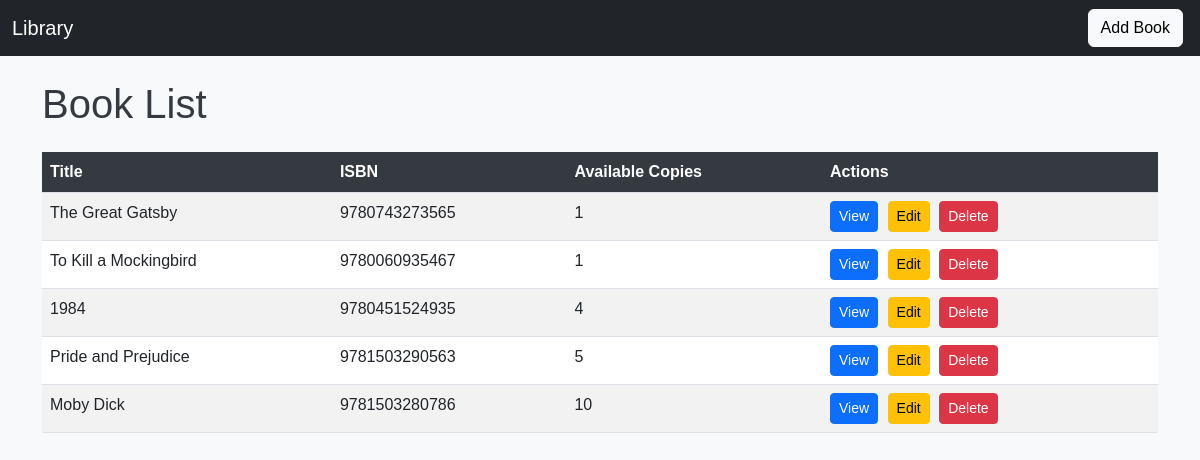
The page / on the database its author committed.
### library/models.py (models this page shows, shortened)
class Book(models.Model):
    title = models.CharField(max_length=200)
    isbn = models.CharField(max_length=13, unique=True)
    published_date = models.DateField()
    available_copies = models.PositiveIntegerField(default=1)

### library/views.py (the view)
# urls.py: path('', BookListView.as_view(), name='book-list'),
class BookListView(ListView):
    model = Book
    template_name = "library/book_list.html"

### library/templates/library/book_list.html (shortened to what this page needs)
{% extends "library/base.html" %}
{% block content %}
<h1 class="mb-4">Book List</h1>
<table class="table table-striped">
    <thead>
        <tr>
            <th>Title</th>
            <th>ISBN</th>
            <th>Available Copies</th>
            <th>Actions</th>
        </tr>
    </thead>
    <tbody>
        {% for book in object_list %}
        <tr>
            <td>{{ book.title }}</td>
            <td>{{ book.isbn }}</td>
            <td>{{ book.available_copies }}</td>
            <td>
                <a class="btn btn-primary btn-sm" href="{{ book.id }}/">View</a>
                <a class="btn btn-warning btn-sm" href="{{ book.id }}/edit/">Edit</a>
                <a class="btn btn-danger btn-sm" href="{{ book.id }}/delete/">Delete</a>
            </td>
        </tr>
        {% endfor %}
    </tbody>
</table>
{% endblock %}

### library/templates/library/base.html (shortened to what this page needs)
{% load static %}
<!DOCTYPE html>
<html lang="en">
<head>
    <link href="https://cdn.jsdelivr.net/npm/bootstrap@5.3.0-alpha1/dist/css/bootstrap.min.css" rel="stylesheet">
    <link rel="stylesheet" href="{% static 'library/style.css' %}">
</head>
<body>
    <nav class="navbar navbar-expand-lg navbar-dark bg-dark">
        <div class="container-fluid">
            <a class="navbar-brand" href="/">Library</a>
            <div>
                <a class="btn btn-light" href="{% url 'book-add' %}">Add Book</a>
            </div>
        </div>
    </nav>
    <div class="container mt-4">
        {% block content %}{% endblock %}
    </div>
</body>
</html>

### library/static/library/style.css (style rules this page uses)
body { font-family: Arial, sans-serif; background-color: #f8f9fa; margin: 0; padding: 0; }
h1 { color: #343a40; }
.navbar { margin-bottom: 20px; }
.table th { background-color: #343a40; color: white; }
.btn { margin-right: 5px; }

### rows shown on the page
Book: title "The Great Gatsby", isbn "9780743273565", available_copies "1"
Book: title "To Kill a Mockingbird", isbn "9780060935467", available_copies "1"
Book: title "1984", isbn "9780451524935", available_copies "4"
Book: title "Pride and Prejudice", isbn "9781503290563", available_copies "5"
Book: title "Moby Dick", isbn "9781503280786", available_copies "10"
